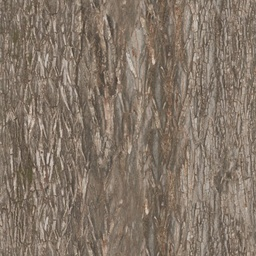
#> input picture assets/coexist/tex/bark_diff.jpg, 256 x 256 px, shrunk from 1024 x 1024 before the run
$ python silnat-trace.py ../assets/coexist/tex/bark_diff.jpg ../assets/coexist/tex/bark_nor.jpg
#> lines starting #> are read from the running program, lines starting #| are printed output that depends on the picture; after the words box and inside, x2 and y2 are one past the last pixel; in counts of white or black regions, pixels touching at a corner belong together
import sys, cv2, numpy as np
src, out, scale = sys.argv[1], sys.argv[2], 4
img = cv2.imread(src)
#> img is the input picture: shape (256, 256, 3); mean B, G, R 103.6, 117.4, 131.9
h, w = img.shape[:2]
#> h = 256; w = 256
big = cv2.resize(img, (w*scale, h*scale), interpolation=cv2.INTER_CUBIC)
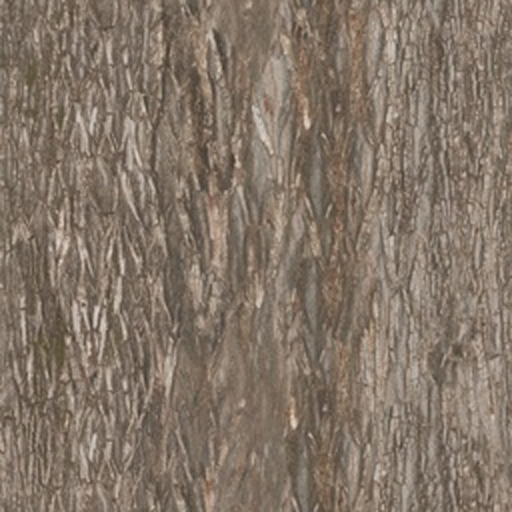
#> big: shape (1024, 1024, 3) (shown at 1/2 size); mean B, G, R 103.6, 117.4, 131.9
b,g,r = [c.astype(int) for c in cv2.split(big)]
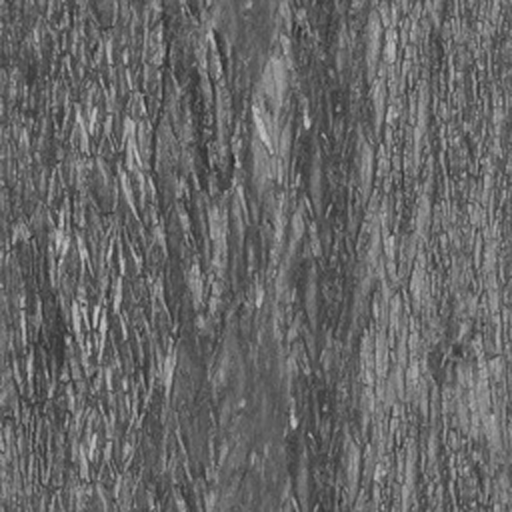
#> b: shape (1024, 1024) int64 (shown at 1/2 size); min 38, max 201, mean 103.6
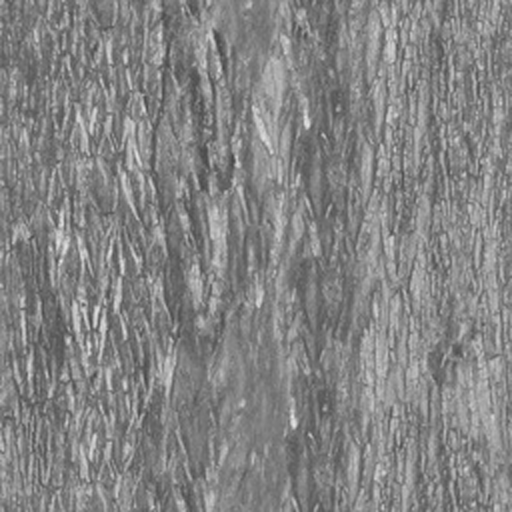
#> r: shape (1024, 1024) int64 (shown at 1/2 size); min 66, max 232, mean 131.9
red = ((r - g > 45) & (r - b > 35)).astype(np.uint8)*255
#> red: shape (1024, 1024); every value is 0
gray = cv2.cvtColor(big, cv2.COLOR_BGR2GRAY)
gray = cv2.GaussianBlur(gray, (3,3), 0)
ink = cv2.adaptiveThreshold(gray, 255, cv2.ADAPTIVE_THRESH_GAUSSIAN_C, cv2.THRESH_BINARY_INV, 31, 11)
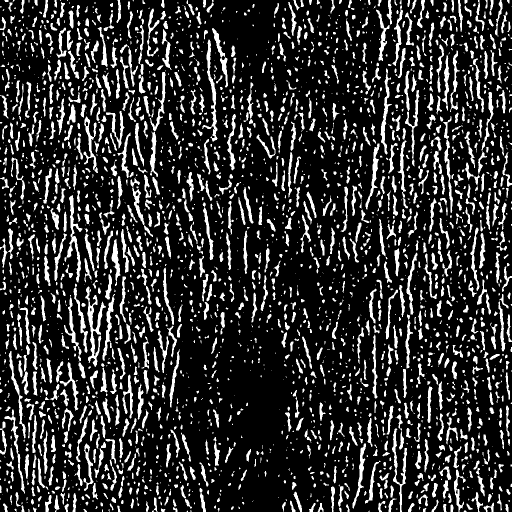
#> ink: shape (1024, 1024) (shown at 1/2 size); 18.4% white; 2794 white regions (1188 under 20 px), largest, box (x1, y1, x2, y2) and area: (170, 573, 212, 734) 1822, (404, 79, 435, 283) 1362, (133, 390, 165, 565) 1343
ink[red>0] = 0
m=8*scale; ink[:m,:]=0; ink[-m:,:]=0; ink[:,:m]=0; ink[:,-m:]=0
#> after `ink[:, -m:] = 0`:
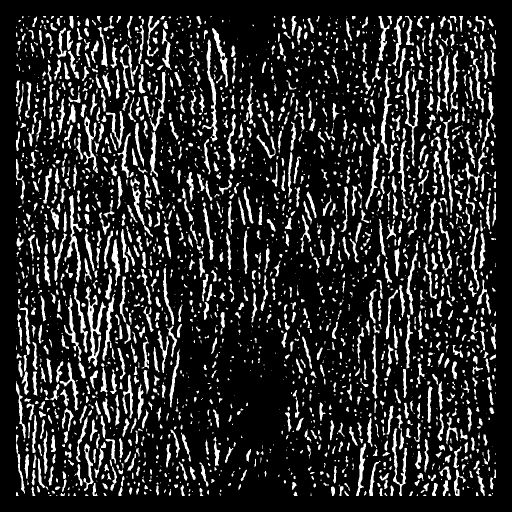
#> ink: shape (1024, 1024) (shown at 1/2 size); 16.2% white; 2445 white regions (1048 under 20 px), largest, box (x1, y1, x2, y2) and area: (170, 573, 212, 734) 1822, (404, 79, 435, 283) 1362, (133, 390, 165, 565) 1343
# 작은 점 잡티 제거
n, lab, st, _ = cv2.connectedComponentsWithStats(ink, 8)
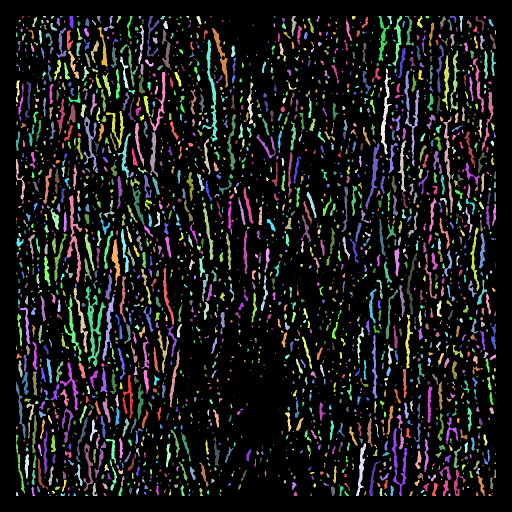
#> lab: shape (1024, 1024) int32 (shown at 1/2 size); 2446 distinct labels, from 0 to 2445; one colour per label, 0 black
#> n = 2446; st = 2446 rows, first 6: [0, 0, 1024, 1024, 878381], [44, 32, 3, 5, 12], [56, 32, 3, 1, 3], [64, 33, 10, 21, 88], [86, 32, 6, 3, 17], [102, 32, 6, 6, 24]
keep = np.zeros_like(ink)
for i in range(1, n):
    if st[i, cv2.CC_STAT_AREA] >= 40: keep[lab==i] = 255
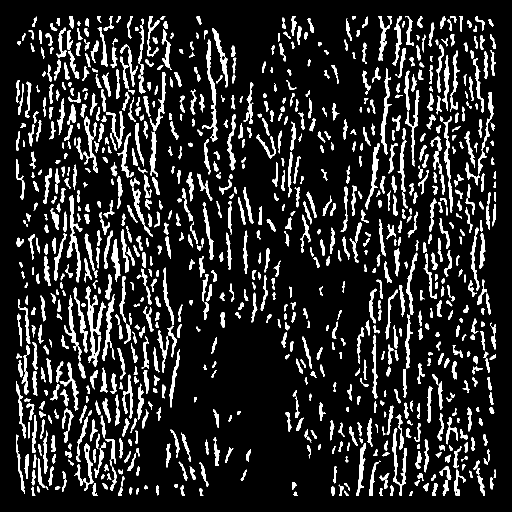
#> keep: shape (1024, 1024) (shown at 1/2 size); 14.1% white; 922 white regions
def paths(mask, eps):
#> called with eps = 0.8
    cs, hier = cv2.findContours(mask, cv2.RETR_CCOMP, cv2.CHAIN_APPROX_NONE)
#> cs = 936 contours, 9 with area under 20; largest, box (x1, y1, x2, y2) and area: (170, 573, 212, 734) 1514, (404, 79, 435, 283) 1120, (133, 390, 165, 565) 1107, (761, 137, 784, 309) 858, (784, 857, 814, 992) 839
    d=[]
    for c in cs:
        if cv2.contourArea(c) < 6: continue
        c = cv2.approxPolyDP(c, eps, True).reshape(-1,2)/scale
        if len(c)<3: continue
        d.append('M'+'L'.join(f'{x:.1f} {y:.1f}' for x,y in c)+'Z')
#> after the loop, d = 929 items
    return ''.join(d)
ink_d = paths(keep, .8)
red_d = paths(red, .8)
#> red_d = ''
ys,xs = np.nonzero(red)
#> ys = empty array; xs = empty array
print(f'size {w}x{h} ink_len {len(ink_d)} red_len {len(red_d)} red_bbox', (xs.min()/scale, ys.min()/scale, xs.max()/scale, ys.max()/scale) if len(xs) else None)
#| size 256x256 ink_len 143694 red_len 0 red_bbox None
open(out,'w').write(f'<svg xmlns="http://www.w3.org/2000/svg" viewBox="0 0 {w} {h}"><rect width="{w}" height="{h}" fill="#F3F0E8"/><path d="{ink_d}" fill="#151413" fill-rule="evenodd"/><path d="{red_d}" fill="#b3231c"/></svg>')
